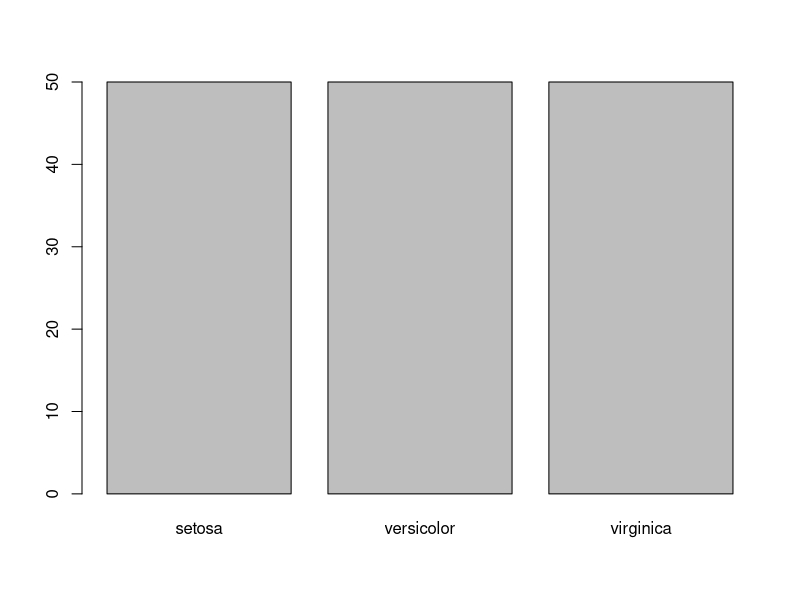
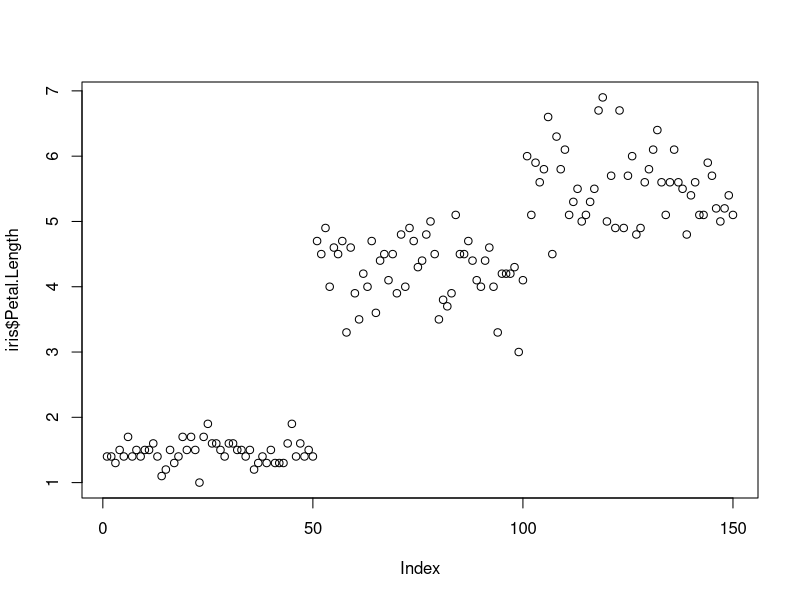
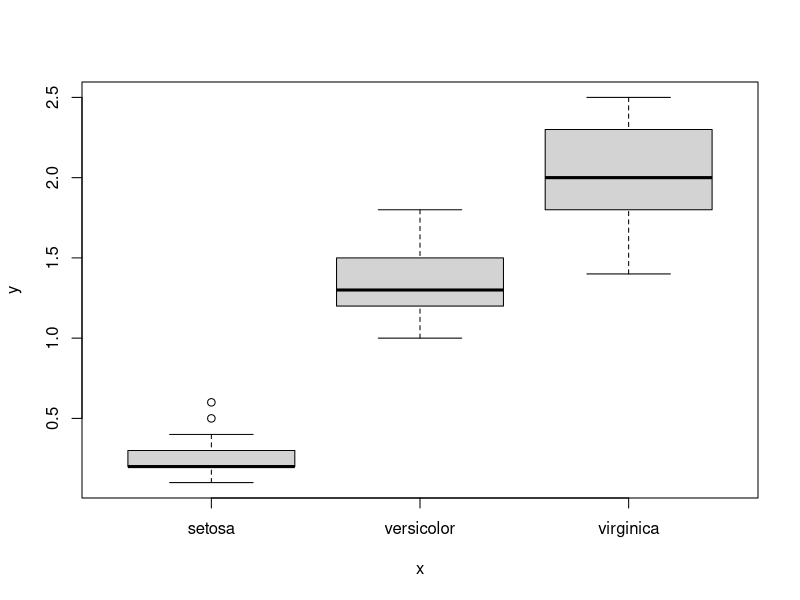
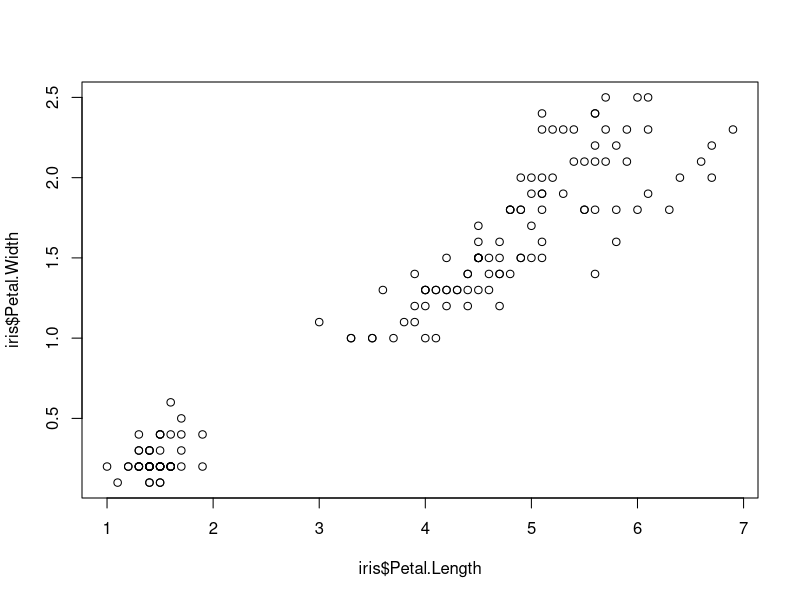
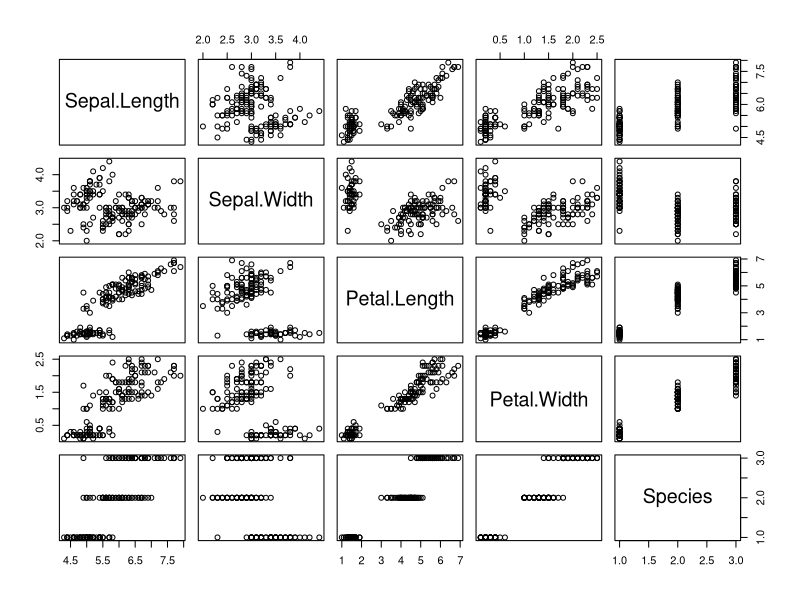
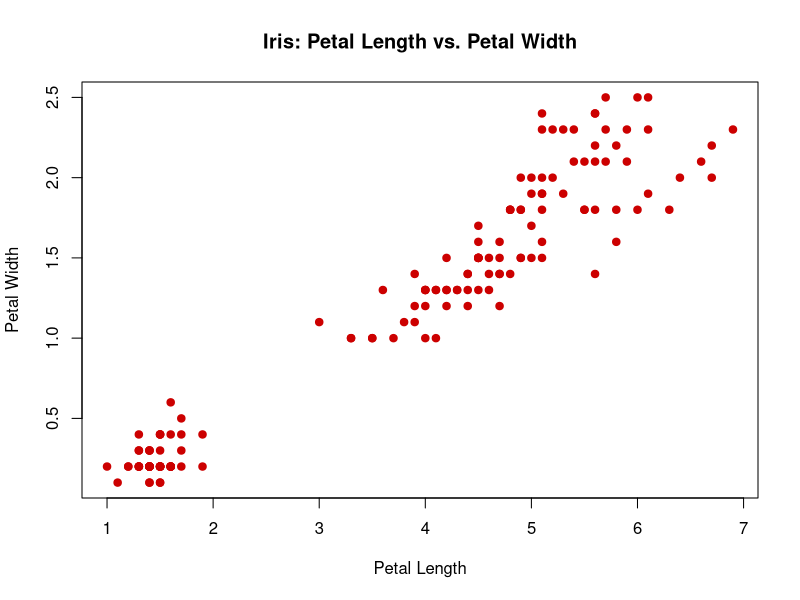
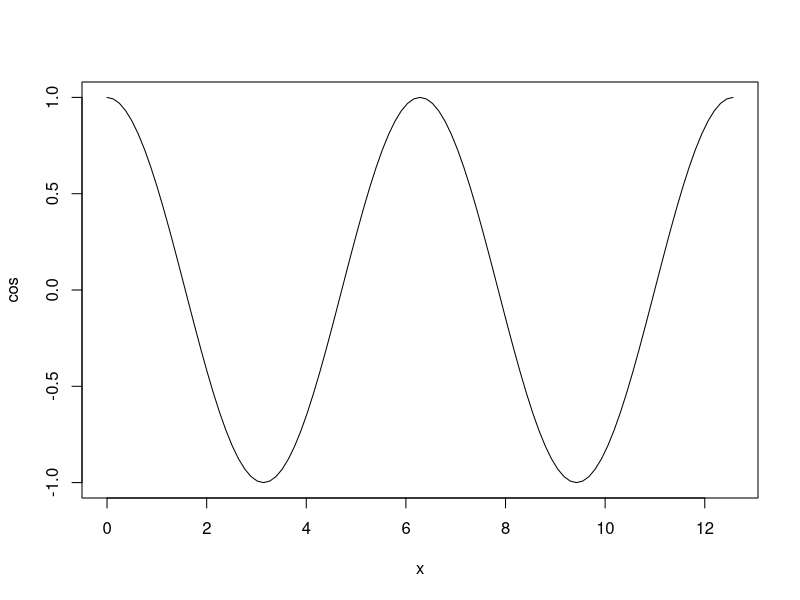
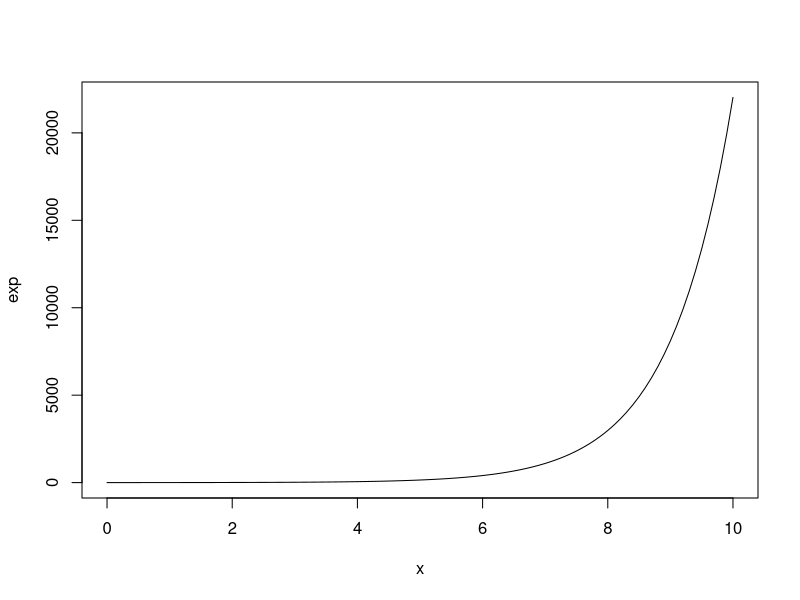

Write R code to recreate these figures, in order.

#Load the datasets:
library(datasets)

#Plot the variable Species in the Iris datasets.
#R recognizes this as a cathegorical variable and makes a bar chart.
plot(iris$Species)

#Petal Length in iris is recognized as a quantitative variable and 
#is plotted as a scatter plot. 
plot(iris$Petal.Length)

#R recognizes one cathegorical and one quantitative variable and 
#produces a box plot.
plot(iris$Species, iris$Petal.Width)

# 2 quantitative variables results in a plot with one variable along each
# axis. 
plot(iris$Petal.Length, iris$Petal.Width)

#plotting the entire dataframe results in a 5by5 matrix of scatter plots.
plot(iris)


# Plotting with options. Options are taken after comma
plot(iris$Petal.Length, iris$Petal.Width,
     col = "#cc0000",  # Hex code for datalab.cc red
     pch = 19,         # Different numbers produce different symbols
     main = "Iris: Petal Length vs. Petal Width", #Header on plot
     xlab = "Petal Length", #x-axis label
     ylab = "Petal Width") #y-axis label

#Plotting functions:
#Cosine from 0 to 4pi:
plot(cos, 0, 4*pi)
#exponentioal from 0 to 10:
plot(exp, 0, 10)
#normal distribution from -3 to 3
plot(dnorm, -3, 3)

# Formula plots with options
plot(dnorm, -3, +3,
     col = "#cc0000", #red
     lwd = 5, #Width of curve
     main = "Standard Normal Distribution", #Title
     xlab = "z-scores", #x-axis label
     ylab = "Density") #y-axis label

detach("package:datasets", unload = TRUE)
dev.off()

#clear console:
cat("\014")
